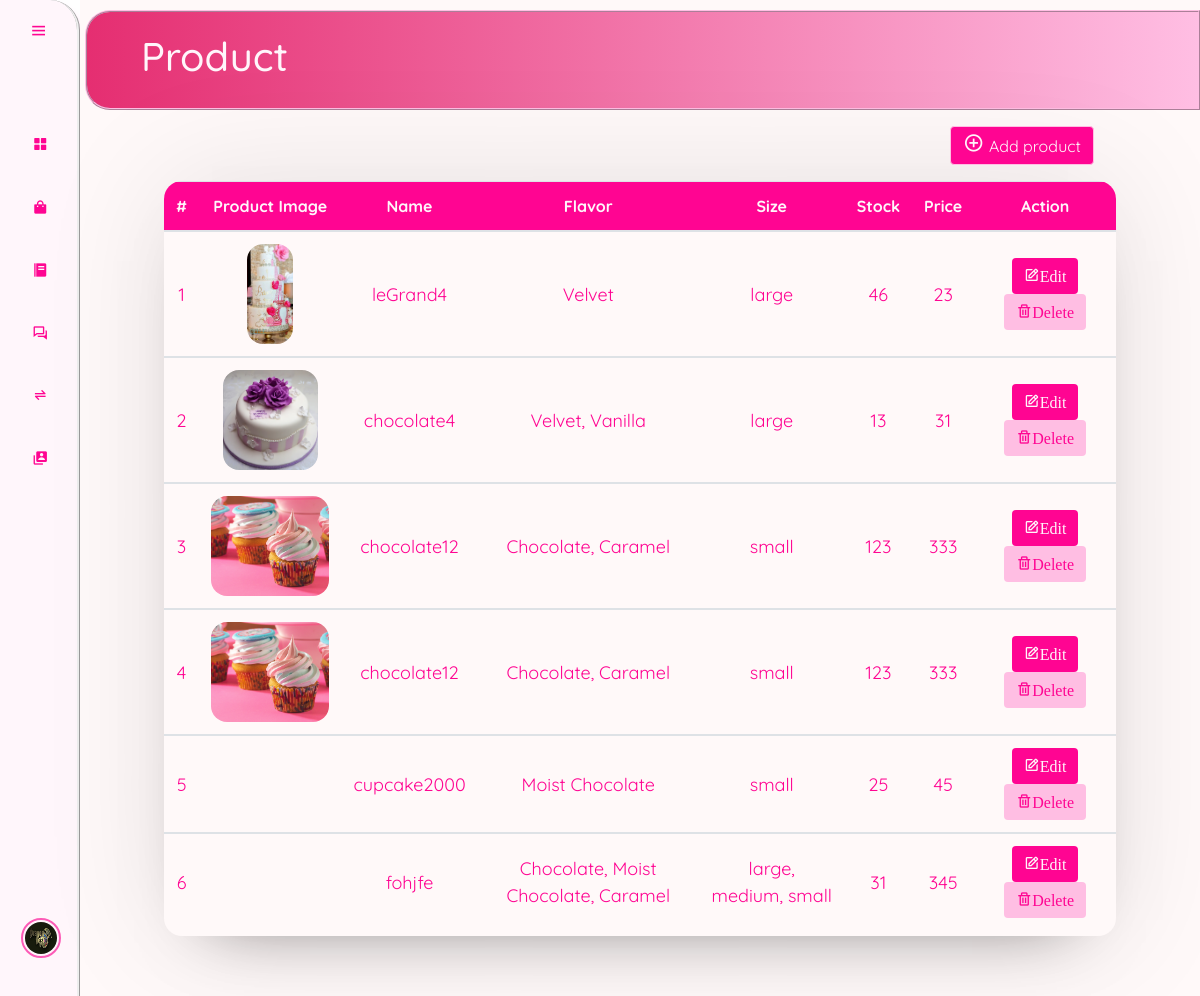
The app's page /product.php (signed in) with its own data.
### tables this page shows
CREATE TABLE `users` (
  `user_id` int(11) NOT NULL,
  `unique_id` int(255) NOT NULL,
  `fname` varchar(255) NOT NULL,
  `lname` varchar(255) NOT NULL,
  `email` varchar(255) NOT NULL,
  `password` varchar(255) NOT NULL,
  `contact` int(255) NOT NULL,
  `img` varchar(400) NOT NULL,
  `status` varchar(255) NOT NULL,
  `userType` varchar(255) NOT NULL
);

CREATE TABLE `products` (
  `id` int(255) NOT NULL,
  `name` varchar(255) NOT NULL,
  `pid` varchar(1000) NOT NULL,
  `price` varchar(255) NOT NULL,
  `image` varchar(255) NOT NULL,
  `flavor` varchar(255) NOT NULL,
  `size` varchar(255) NOT NULL,
  `stock` varchar(1000) NOT NULL,
  `category` varchar(1000) NOT NULL,
  `description` varchar(1000) NOT NULL
);

### product.php (the view, shortened to what this page needs)
<?php include 'header.php';
include './sidebar.php';?>
<?php include 'assets/pDelete.php';
  include 'assets/product.php';
?>
            <div class="content">
                    <div class="product-container">
                            <h1>Product</h1>
                    </div>
                    <div class="add-item">
                          <button type="button" class="btn btn-primary float-end" id="addBtn">
                          <span class='bx bx-plus-circle'></span>Add product</button>
                    </div>
                            <?php
                                $select = mysqli_query($conn, "Select * FROM products");
                            ?>
                    <div class="product-table">
                      <div class="table-responsive">
                         <table class="table">
                            <thead>
                                    <th scope="col">#</th>
                                    <th scope="col">Product Image</th>
                                    <th scope="col">Name</th>
                                    <th scope="col">Flavor</th>
                                    <th scope="col">Size</th>
                                    <th scope="col">Stock</th>
                                    <th scope="col">Price</th>
                                    <th scope="col">Action</th>
                            </thead>
                            <?php
                                $number = 1;
                                while($row = mysqli_fetch_assoc($select)){
                            ?>
                            <tbody>
                                <tr>
                                    <td><?php echo $number?></td>
                                    <td><img src="assets/images/<?php echo $row['image']; ?>" height="100px" alt=""></td>
                                    <td><?php echo $row['name']; ?></td>
                                    <td><?php echo  $row['flavor'];?></td>
                                    <td><?php echo  $row['size'];?></td>
                                    <td><?php echo  $row['stock'];?></td>
                                    <td><?php echo $row['price']; ?></td>
                                    <td>
                                        <button class="btn btn-info openModalButton" data-hiddenid="<?php echo $row['pid']; ?>" style="background: #FF0592; color: #FFF6FB; border-style:hidden;"><i class='bx bx-edit'>Edit</i></button>
                                        <a href="./product.php?delete=<?php echo $row['pid']; ?>" class="text-light">
                                          <button class="btn btn-danger" style="background: #FFBEE3; color: #FF0592; border-style:hidden;">
                                            <i class='bx bx-trash'>Delete</i>
                                          </button>
                                        </a>
                                    </td>
                                </tr>
                            </tbody>
                            <?php $number++; };?>
                        </table>
                      </div>
                    </div>
            </div>
</body>
</html>

### header.php (shortened to what this page needs)
<!DOCTYPE html>
<html lang="en">
<head>
    <link rel="stylesheet" href="assets/css/Page-transition.css">
    <link rel="stylesheet" href="https://unpkg.com/swiper/swiper-bundle.min.css" />
    <link rel="stylesheet" href="https://cdnjs.cloudflare.com/ajax/libs/font-awesome/5.15.4/css/all.min.css">
    <link rel="stylesheet" href="https://cdn.jsdelivr.net/npm/bootstrap@4.0.0/dist/css/bootstrap.min.css">
    <link href='https://unpkg.com/boxicons@2.1.4/css/boxicons.min.css' rel='stylesheet'>
</head>
<body>

### sidebar.php (shortened to what this page needs)
<link rel="stylesheet" href="assets/css/style.css">
    <div class="sidebar">
        <div class="top">
            <i class="bx bx-menu" id="btn"></i>
        </div>
        <ul>
            <li>
                <a href="index.php">
                    <i class="bx bxs-grid-alt"></i>
                </a>
            </li>
            <li>
                <a href="product.php">
                    <i class="bx bxs-shopping-bag"></i>
                </a>
            </li>
            <li>
                <a href="order.php">
                    <i class="bx bxs-food-menu"></i>
                </a>
            </li>
            <li>
                <a href="users.php">
                    <i class='bx bx-conversation'></i>
                </a>
            </li>
            <li>
                <a href="transaction.php">
                <i class='bx bx-transfer-alt'></i>
                </a>
            </li>
            <li>
                <?php
                include_once ("assets/dbcon.php");
                $sql = mysqli_query($conn,"SELECT * FROM users WHERE unique_id = {$_SESSION['unique_id']}");
                if(mysqli_num_rows($sql) > 0 ){
                    $row = mysqli_fetch_assoc($sql);
                }
                ?>
                <a href="account.php">
                    <i class='bx bxs-user-account'></i>
                </a>
            </li>
            <li>
                <div class="user-profile">
                    <div class="user">
                        <img src="assets/images/<?php echo $row['img'];?>" class="user-img">
                        <div>
                        </div>
                    </div>
                    <a href="assets/logout.php?logout_id=<?php echo $row['unique_id']  ?>" class="logout">
                    </a>
                </div>
            </li>
        </ul>
    </div>

### assets/css/Page-transition.css (style rules this page uses)
.data, .grid, .customers, .add-product, .content { animation: transitionIn 0.75s ease-out; }

### assets/css/style.css (style rules this page uses)
* { margin: 0; padding: 0; box-sizing: border-box; text-decoration: none; outline: none; border: none; font-family: 'Quicksand', sans-serif; transition: .2s linear; }
.user-img { width: 40px; height: 40px; border-radius: 100%; padding: 2px; border: 2px solid #FC5BB6; }
.sidebar { position: fixed; top: 0; left: 0; bottom: 0; width: 80px; background: #FFF6FB; border-radius: 0 30px 0 0; border-style: none ridge none none; padding: 0.4rem 0.8rem; box-shadow: 0 .5rem .5rem 0 rgb(255, 190, 227); transition: all 0.5s ease; }
.sidebar #btn { position: absolute; color: #FF0592; top: .4rem; left: 50%; font-size: 1.2rem; line-height: 50px; transform: translateX(-50%); cursor: pointer; }
.user-profile { display: flex; justify-content: space-between; background-color: #e88ca1; border-radius: 30px; transition: all 0.5s ease; }
.user { display: inline-flex; align-items: center; padding-right: 1.5rem; margin: 0.8rem auto; }
.sidebar ul li { position: relative; list-style-type: none; height: 50px; width: 90%; margin: 0.8rem auto; line-height: 50px; }
.sidebar ul li a { color: #FF0592; display: flex; align-items: center; text-decoration: none; border-radius: 0.8rem; transition: all .5s ease; }
.sidebar ul li .user-profile { display: flex; align-items: center; }
.sidebar ul li a i { min-width: 50px; text-align: center; height: 50px; border-radius: 12px; line-height: 50px; }
.sidebar ul li .user-profile { background-color: #FFF6FB; border-radius: 30px; height: 60px; margin-right: 14px; }
.sidebar ul li:last-child { position: absolute; bottom: 35px; height: 50px; width: 90%; margin-left: 8px; line-height: 50px; }
.content { position: absolute; background: #FFF9F9; height: 100vh; top: 0; left: 80px; transition: all 0.5s ease; width: calc(100% - 80px); }
.product-container { display: flex; min-height: 100px; padding: 0.5rem 1.5rem; justify-content: space-between; background: #FFBEE3; margin-left: 5px; margin-top: 10px; color: #FFF6FB; border: 2px ridge #FFBEE3; border-radius: 25px 0 0 25px; background: linear-gradient(90deg,#e52e71,#FFBEE3) }
.product-container h1 { margin-left: 30px; }
.add-item, .product-container { display: flex; justify-content: space-between; align-items: center; }
.add-item { color: #FFF6FB; border-radius: 5px; align-items: center; margin: 1rem; padding-right: 90px; cursor: pointer; font-size: 7px; font-weight: bold; justify-content: end; }
.add-item span { display: inline-block; font-size: 1.3rem; margin-right: 5px; }
.add-item .btn { display: inline-block; margin-left: 3px; background: #FF0592; border: 1px solid #FFBEE3; font-size: 1rem; color: #FFF6FB; }
.content table thead { background: #FF0592; color: #FFF6FB; }
.order-table, .product-table, .account-table { margin: 1rem auto; width: 85%; overflow-x: hidden; text-align: center; height: 75%; border-radius: 18px; box-shadow: 0 0 128px 0 rgba(0, 0, 0, 0.1), 0 32px 64px -48px rgba(0, 0, 0, 0.5); }
tbody td { color: #FF0592; font-size: 18px; }
thead, td { text-align: center; }
.product-table td img { border-radius: 16px; }
.product-table td { vertical-align: middle; }

### records on screen
users: img (picture)
products: image (picture), name "leGrand4", flavor "Velvet", size "large", stock "46", price "23"
products: image (picture), name "chocolate4", flavor "Velvet, Vanilla", size "large", stock "13", price "31"
products: image (picture), name "chocolate12", flavor "Chocolate, Caramel", size "small", stock "123", price "333"
products: image (picture), name "chocolate12", flavor "Chocolate, Caramel", size "small", stock "123", price "333"
products: name "cupcake2000", flavor "Moist Chocolate", size "small", stock "25", price "45"
products: name "fohjfe", flavor "Chocolate, Moist Chocolate, Caramel", size "large, medium, small", stock "31", price "345"
